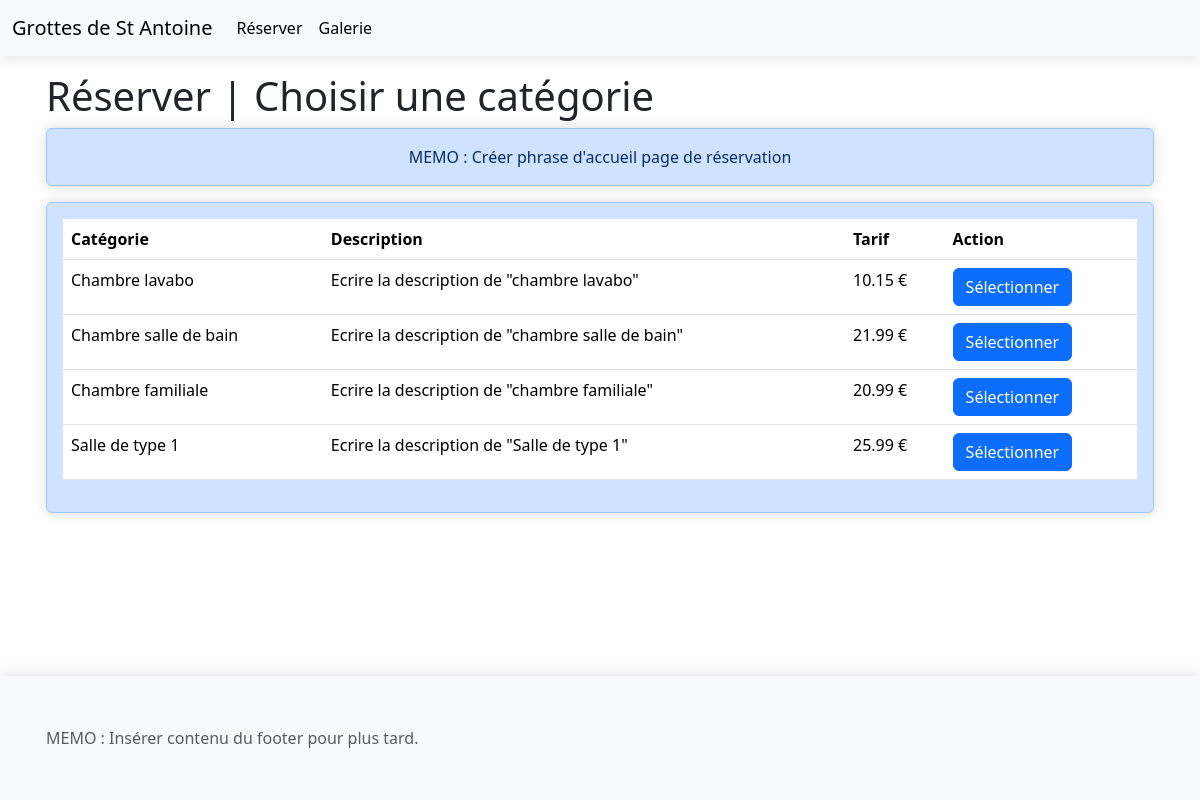
The app's page /pages/resa_categories.pages.php, older data.
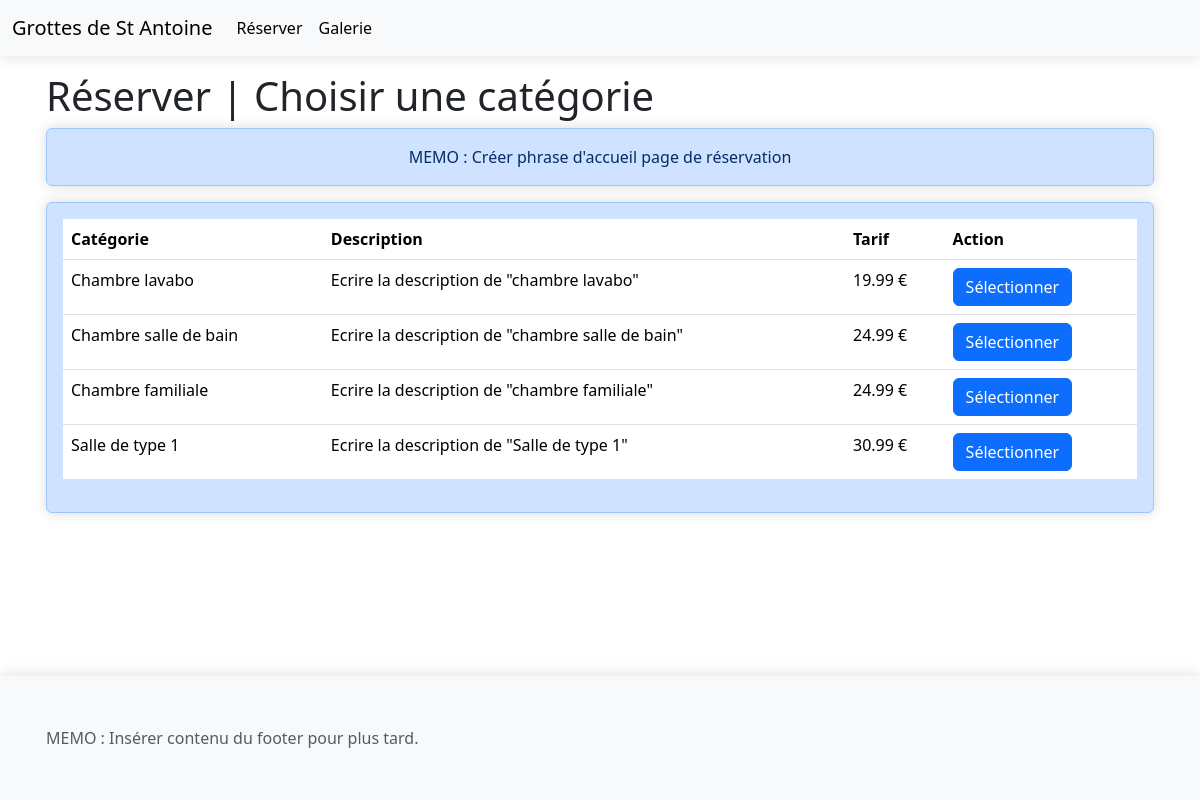
The same page, newer data.
### tables this page shows
CREATE TABLE IF NOT EXISTS `categories` (
  `id_categorie` int NOT NULL AUTO_INCREMENT,
  `lib_categorie` varchar(255) NOT NULL,
  `desc_categorie` text NOT NULL,
  PRIMARY KEY (`id_categorie`)
);

CREATE TABLE IF NOT EXISTS `tarifs` (
  `id_tarif` int NOT NULL AUTO_INCREMENT,
  `valeur_tarif` float NOT NULL,
  `id_categorie` int NOT NULL,
  `id_bar` int NOT NULL,
  PRIMARY KEY (`id_tarif`),
  KEY `fk_id_categorie_tarif` (`id_categorie`),
  KEY `fk_id_bar_tarif` (`id_bar`)
);

### class/categories.class.php (called while the page is built, shortened)
<?php
class Categorie
{
    private $con;
    public function __construct($c)
    {
        $this->con = $c;
    }
    public function getCategories()
    {
        $sql = "SELECT * FROM categories";
        $stmt = $this->con->prepare($sql);
        $stmt->execute();
        return $stmt;
    }
}

### class/tarifs.class.php (called while the page is built, shortened)
<?php
class Tarif
{
    private $con;
    public function __construct($c)
    {
        $this->con = $c;
    }
    public function getTarifByCategorie($idc)
    {
        $data = [":idcategorie" => $idc];
        $sql = "SELECT * FROM tarifs WHERE id_categorie = :idcategorie";
        $stmt = $this->con->prepare($sql);
        $stmt->execute($data);
        return $stmt;
    }
}

### pages/resa_categories.pages.php (the view, shortened to what this page needs)
<!DOCTYPE html>
<html lang="fr">
<head>
    <link href="https://cdn.jsdelivr.net/npm/bootstrap@5.3.2/dist/css/bootstrap.min.css" rel="stylesheet">
    <link rel="stylesheet" href="../css/header.css">
    <link rel="stylesheet" href="../css/footer.css">
    <link rel="stylesheet" href="../css/style.css">
</head>
<body>
    <?php
    include("../includes/pdo.inc.php");
    include("../template/header.template.php");
    include("../class/categories.class.php");
    include("../class/tarifs.class.php");
    ?>
    <div class="container">
        <h1>Réserver | Choisir une catégorie</h1>
        <div style="text-align: center;" class="alert alert-primary">
            MEMO : Créer phrase d'accueil page de réservation
        </div>
        <section id="choixcategorie">
            <div class="col alert alert-primary">
                <?php
                $oCategories = new Categorie($con);
                $oTarifs = new Tarif($con);
                $lesCategories = $oCategories->getCategories();
                ?>
                <form action="resa_consulter.pages.php" method="post">
                    <table class="table">
                        <thead>
                            <tr>
                                <th class="col">Catégorie</th>
                                <th class="col">Description</th>
                                <th class="col">Tarif</th>
                                <th class="col">Action</th>
                            </tr>
                        </thead>
                        <tbody>
                            <?php
                            foreach ($lesCategories as $uneCategorie) {
                                $tarifByCategorie = $oTarifs->getTarifByCategorie($uneCategorie['id_categorie']);
                                $unTarif = $tarifByCategorie->fetch(PDO::FETCH_ASSOC);
                                echo "<tr>
                                <td>", $uneCategorie['lib_categorie'], "</td>
                                <td>", $uneCategorie['desc_categorie'], "</td>
                                <td>", $unTarif['valeur_tarif'], " €</td>
                                <td hidden='hidden'><input type='text' hidden='hidden' value='", $_POST['datedebut'], "' name='datedebut'></td>
                                <td hidden='hidden'><input type='text' hidden='hidden' value='", $_POST['datefin'], "' name='datefin'></td>
                                <td hidden='hidden'><input type='text' hidden='hidden' value='", $_POST['nbrepersonnes'], "' name='nbrepersonnes'></td>
                                <td><button class='btn btn-primary' name='categorie' value='", $uneCategorie['id_categorie'], "' type='submit'>Sélectionner</button></td>
                                </tr>";
                            }
                            ?>
                        </tbody>
                    </table>
                </form>
            </div>
        </section>
    </div>
    <?php include("../template/footer.template.php"); ?>
</body>
</html>

Row changes from the older to the newer data that the page shows:
changed through a linked row, categories "Chambre lavabo": tarifs.valeur_tarif "10.15" → "19.99"
changed through a linked row, categories "Chambre salle de bain": tarifs.valeur_tarif "21.99" → "24.99"
computed for categories "Chambre familiale": tarifs.valeur_tarif "20.99" → "24.99"
changed through a linked row, categories "Salle de type 1": tarifs.valeur_tarif "25.99" → "30.99"
